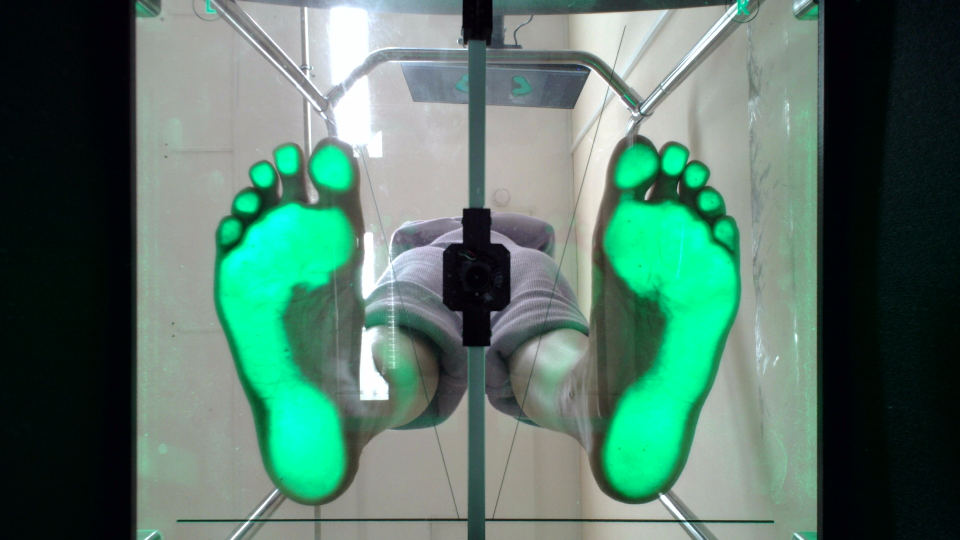
#> input picture обработка изображений/плантограммы/Img (copy 7).png, 1920 x 1080 px, found by its file name (shown at 1/2 size)
$ jupyter execute --allow-errors 'разделение изображения на левую и правую стопу.ipynb'
#> lines starting #> are read from the running program, lines starting #| are printed output that depends on the picture
[cell 1]
import cv2 as cv
import numpy as np
import matplotlib.pyplot as plt
import skimage as ski

[cell 2]
image = cv.imread("/home/dima/Documents/альбрехт/обработка изображений/default/images/Img (copy 7).png")
#> image is the input picture: shape (1080, 1920, 3); mean B, G, R 104.6, 117.9, 84.5

[cell 3]
hsvImage = ski.color.rgb2hsv(image)
#> hsvImage: shape (1080, 1920, 3) float64; mean of channels 0, 1, 2 0.305, 0.451, 0.468
hsvImage.shape
#> Out = (1080, 1920, 3)

[cell 4]
plt.imshow(hsvImage[:,:,1])
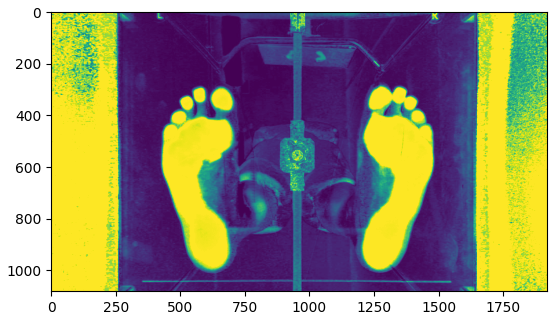
#> figure drawn by matplotlib, 1 panel

[cell 5]
plt.imshow(image)

[cell 6]
plt.imshow(image[0:70, 270:300])
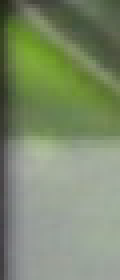
#> shown: shape (70, 30, 3) (shown 4 times larger); mean R, G, B 124.8, 138.6, 108.5

[cell 7]
plt.imshow(image[0:70, 1550:1630])
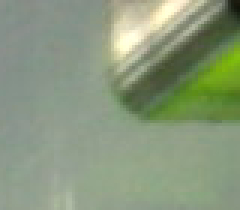
#> shown: shape (70, 80, 3) (shown 3 times larger); mean R, G, B 137.4, 152.3, 124.4

[cell 8]
# теперь обрежем ненужные сегементы
croppedImage = image[:,280:1630,:]
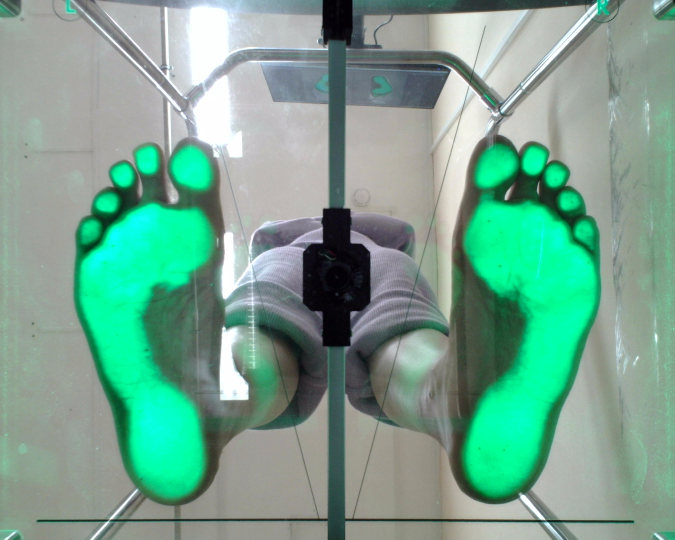
#> croppedImage: shape (1080, 1350, 3) (shown at 1/2 size); mean B, G, R 143.5, 162.3, 118
leftPad = 280
rightPad = 1920 - 1630
cImage = croppedImage

[cell 9]
plt.imshow(croppedImage)

[cell 10]
def split_foot(image):
    leftPad = 280
    rightPad = 1920 - 1630
    assert image.shape == (1080, 1920, 3)
    return image[:,leftPad:880,:], image[:,1025:-rightPad,:]

[cell 11]
footR, footL = split_foot(image)
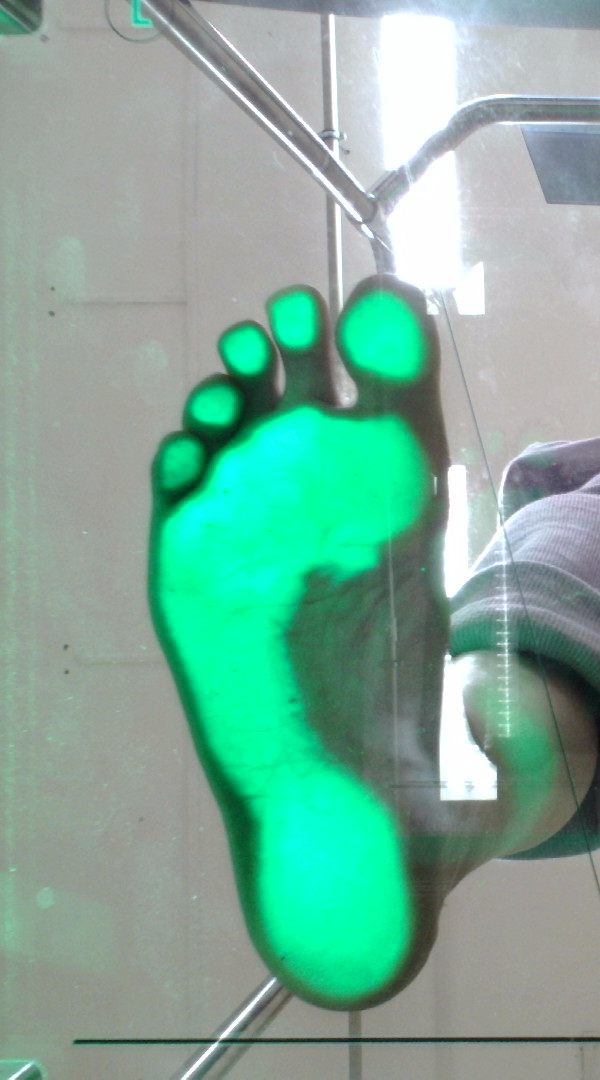
#> footR: shape (1080, 600, 3); mean B, G, R 154.8, 172.4, 125.2
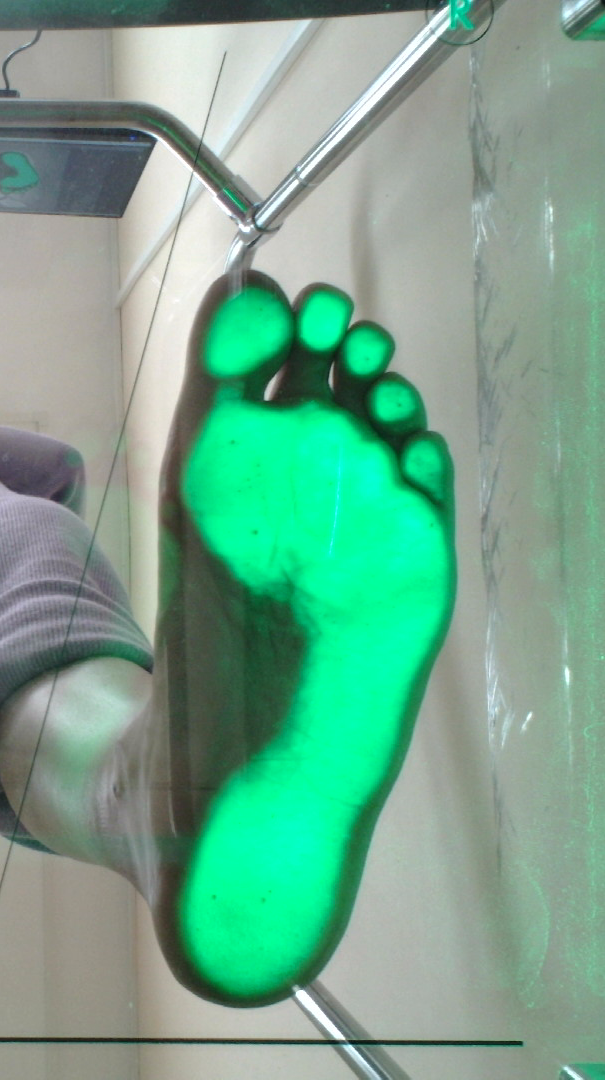
#> footL: shape (1080, 605, 3); mean B, G, R 141.5, 166.1, 115.4
plt.imshow(footL)

[cell 12]
mask = cv.imread("/home/dima/Documents/альбрехт/обработка изображений/annotations/Img (copy 7)_GT.bmp", cv.IMREAD_GRAYSCALE)

#> (the rest of this cell did not finish here and is left out)

[cell 13]
# hsvImage = ski.color.rgb2hsv(mask)

[cell 14]
# mask = np.expand_dims(mask, 2)
# mask = np.repeat(mask, 3, axis=2)
# mask.shape

[cell 15]
mask = cv.imread("/home/dima/Documents/альбрехт/обработка изображений/annotations/маска для фигни по центру.bmp")

#> (the rest of this cell did not finish here and is left out)

[cell 16]
plt.imshow(image[500:600,880:1025:])
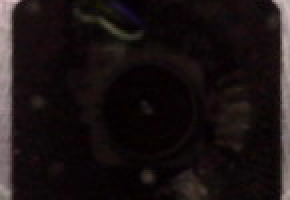
#> shown: shape (100, 145, 3) (shown 2 times larger); mean R, G, B 26, 18.5, 19.6

$ run again, with обработка изображений/плантограммы/Img (copy 1).png copied over обработка изображений/плантограммы/Img (copy 7).png
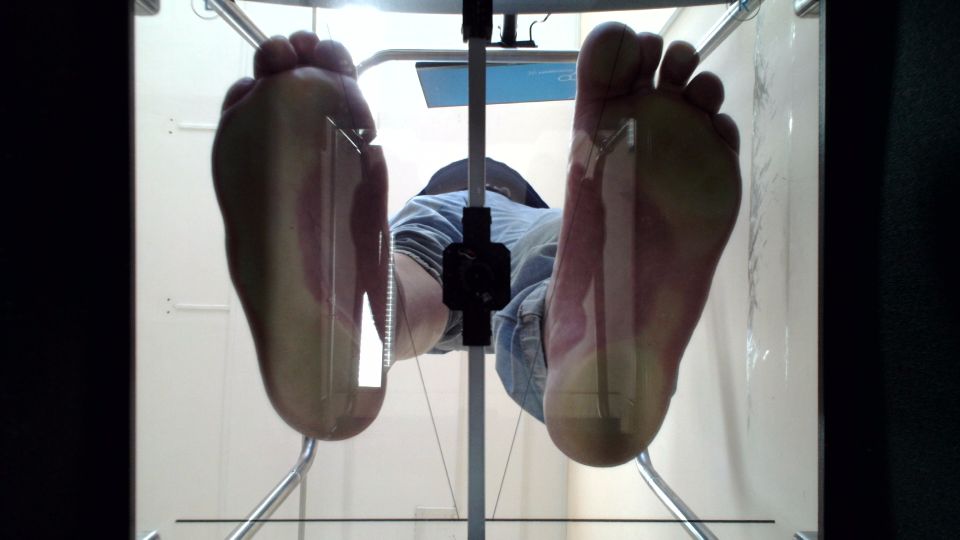
#> input picture обработка изображений/плантограммы/Img (copy 1).png, 1920 x 1080 px, found by its file name (shown at 1/2 size)
#> image is the input picture: shape (1080, 1920, 3); mean B, G, R 103, 102.6, 103.5
#> hsvImage: shape (1080, 1920, 3) float64; mean of channels 0, 1, 2 0.479, 0.326, 0.426
#> `footR, footL = split_foot(image)`:
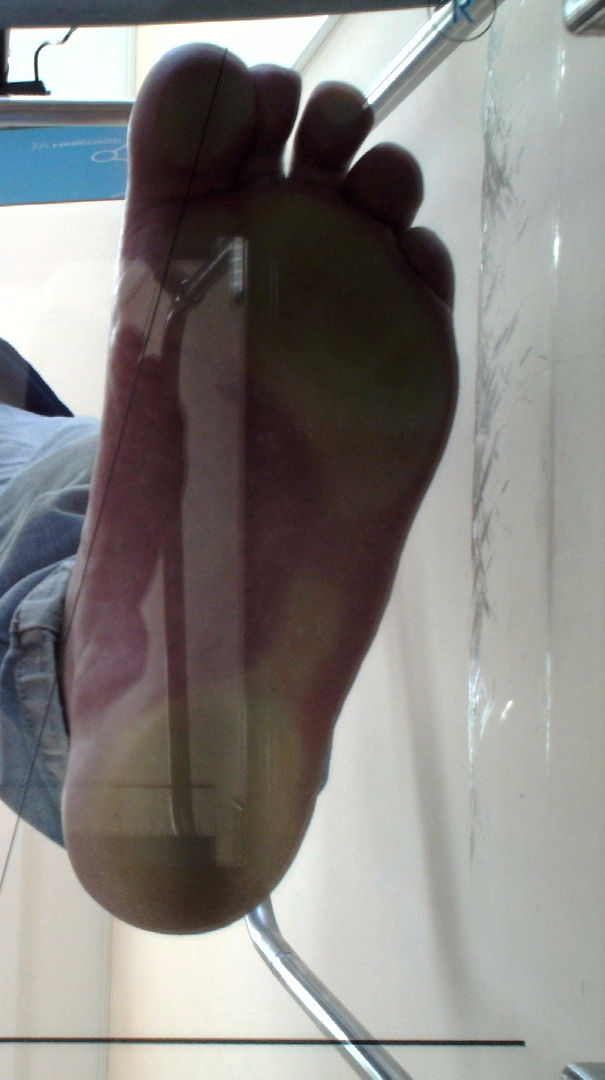
#> footL: shape (1080, 605, 3); mean B, G, R 128.5, 131, 133.4
#> `[cell 16] plt.imshow(image[500:600,880:1025:])`:
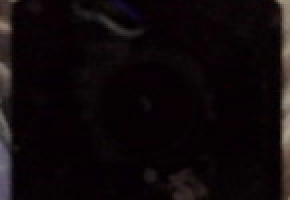
#> shown: shape (100, 145, 3) (shown 2 times larger); mean R, G, B 14.8, 8.5, 10.7

$ run again, with обработка изображений/плантограммы/Img (copy 10).png copied over обработка изображений/плантограммы/Img (copy 7).png
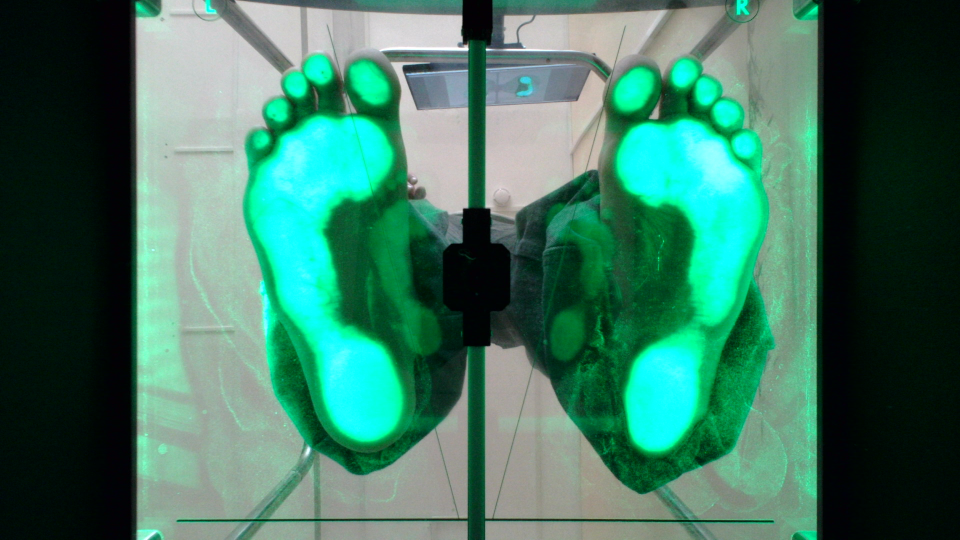
#> input picture обработка изображений/плантограммы/Img (copy 10).png, 1920 x 1080 px, found by its file name (shown at 1/2 size)
#> image is the input picture: shape (1080, 1920, 3); mean B, G, R 98.7, 118.6, 62.5
#> hsvImage: shape (1080, 1920, 3) float64; mean of channels 0, 1, 2 0.284, 0.634, 0.468
#> `footR, footL = split_foot(image)`:
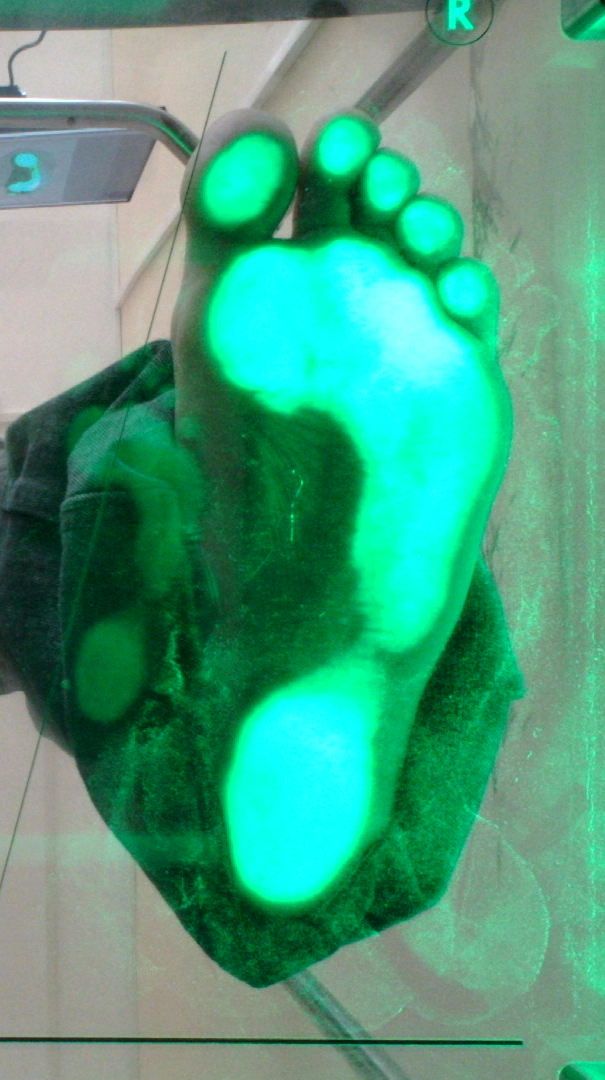
#> footL: shape (1080, 605, 3); mean B, G, R 125.7, 156.8, 73.2
#> `[cell 16] plt.imshow(image[500:600,880:1025:])`:
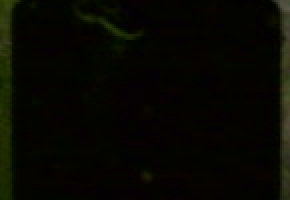
#> shown: shape (100, 145, 3) (shown 2 times larger); mean R, G, B 7.4, 7.2, 1.8

$ run again, with обработка изображений/плантограммы/Img (copy 11).png copied over обработка изображений/плантограммы/Img (copy 7).png
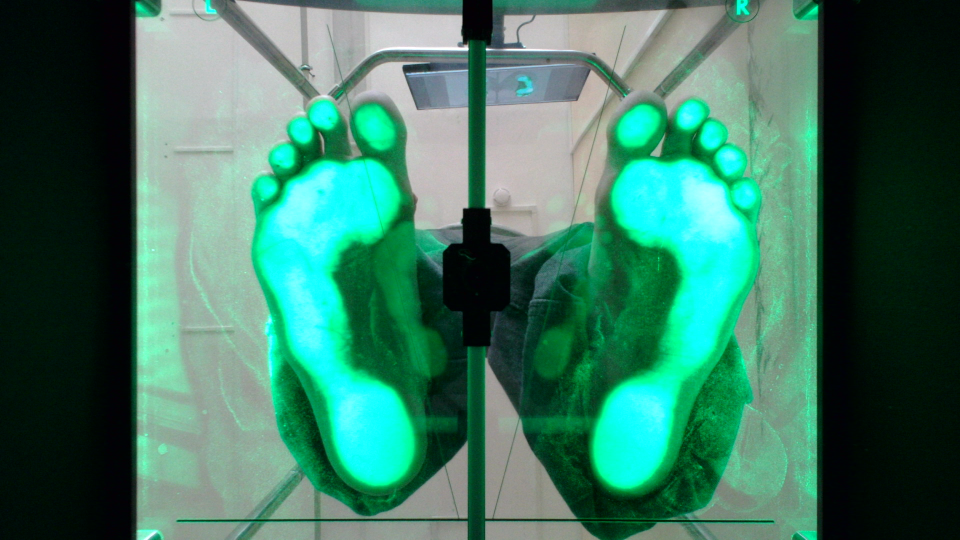
#> input picture обработка изображений/плантограммы/Img (copy 11).png, 1920 x 1080 px, found by its file name (shown at 1/2 size)
#> image is the input picture: shape (1080, 1920, 3); mean B, G, R 99.5, 119.9, 61
#> hsvImage: shape (1080, 1920, 3) float64; mean of channels 0, 1, 2 0.276, 0.644, 0.473
#> `[cell 16] plt.imshow(image[500:600,880:1025:])`:
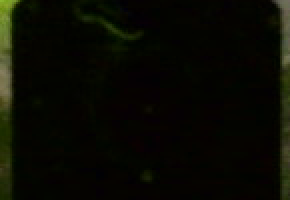
#> shown: shape (100, 145, 3) (shown 2 times larger); mean R, G, B 9.3, 9.8, 2.8
